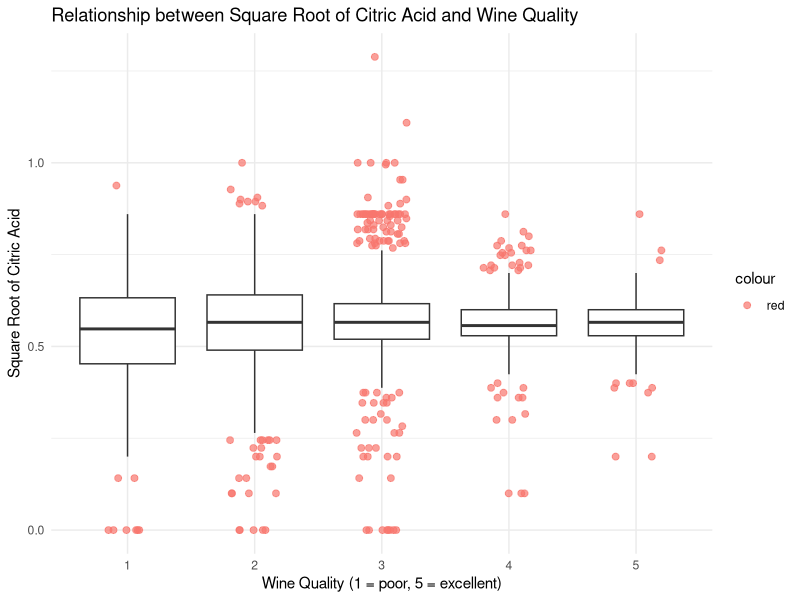
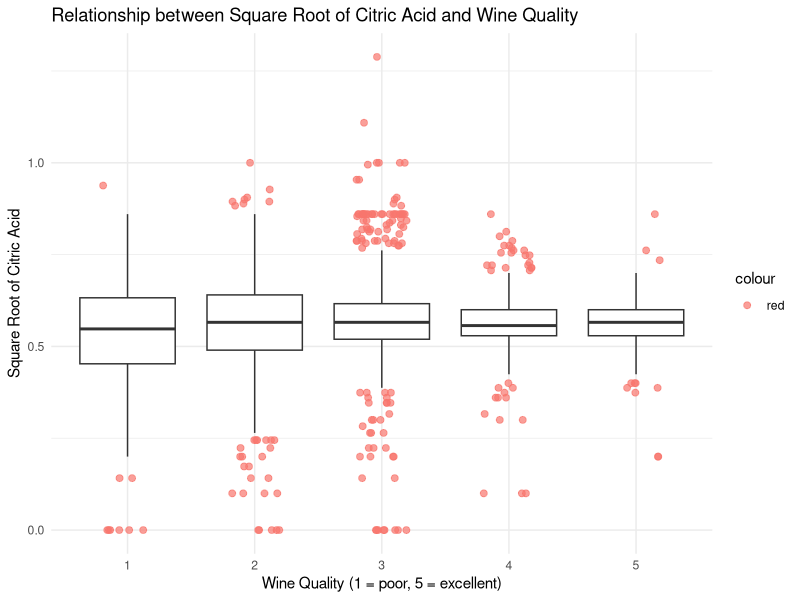

Reproduce these figures in R, in order.
# INFO
## 4898 amostras de vinho verde branco
## variáveis 1 a 11 -> caraterísticas físico-químicas dos vinhos
## variáveis 12     -> avaliação feita por especialistas (1-má a 5-excelente) 

# EXERCÍCIO
## pacote ggplot2
## produzir gráfico com box plots paralelos 
## como é que a raiz quadrada da variável citric.acid (variável 3) se relociona com quality (variável 12)
## realçar os outliers e tentar contrariar a sua sobreposição

# SUBMISSÃO 
## PDF com uma página A4 que inclua o código e o gráfico produzido


#pacote ggplot2
library(ggplot2)

#ler o ficheiro
wine_data <- read.csv("pergunta1/winequality-white-q5.csv")

#adicionar uma nova coluna com a raiz quadrada do ácido cítrico
get_boxplot_outliers <- function(data, x_var, y_var) {
  outliers_df <- data.frame()
  unique_x_values <- unique(data[[x_var]])
  for (val in unique_x_values) {
    subset_data <- data[data[[x_var]] == val, ]
    y_values <- subset_data[[y_var]]
    
    q1 <- quantile(y_values, 0.25, na.rm = TRUE)
    q3 <- quantile(y_values, 0.75, na.rm = TRUE)
    iqr <- q3 - q1
    lower_bound <- q1 - 1.5 * iqr
    upper_bound <- q3 + 1.5 * iqr
    
    current_outliers <- subset_data[(y_values < lower_bound | y_values > upper_bound), ]
    if (nrow(current_outliers) > 0) {
      outliers_df <- rbind(outliers_df, current_outliers)
    }
  }
  return(outliers_df)
}

wine_data$sqrt_citric_acid <- sqrt(wine_data$citric.acid)
outliers_data <- get_boxplot_outliers(wine_data, "quality", "sqrt_citric_acid")


ggplot(wine_data, aes(x = factor(quality), y = sqrt(citric.acid))) +
  geom_boxplot(outlier.shape = NA) + 
  geom_jitter(data = outliers_data,
              aes(x = factor(quality), y = sqrt_citric_acid, color = "red"),
              width = 0.2, height = 0, alpha = 0.7, size = 2) + #tirar sobreposição
  labs(
    title = "Relationship between Square Root of Citric Acid and Wine Quality",
    x = "Wine Quality (1 = poor, 5 = excellent)",
    y = "Square Root of Citric Acid",
  ) +
  theme_minimal()
ggsave("boxplot_vinho.png", width = 8, height = 5)